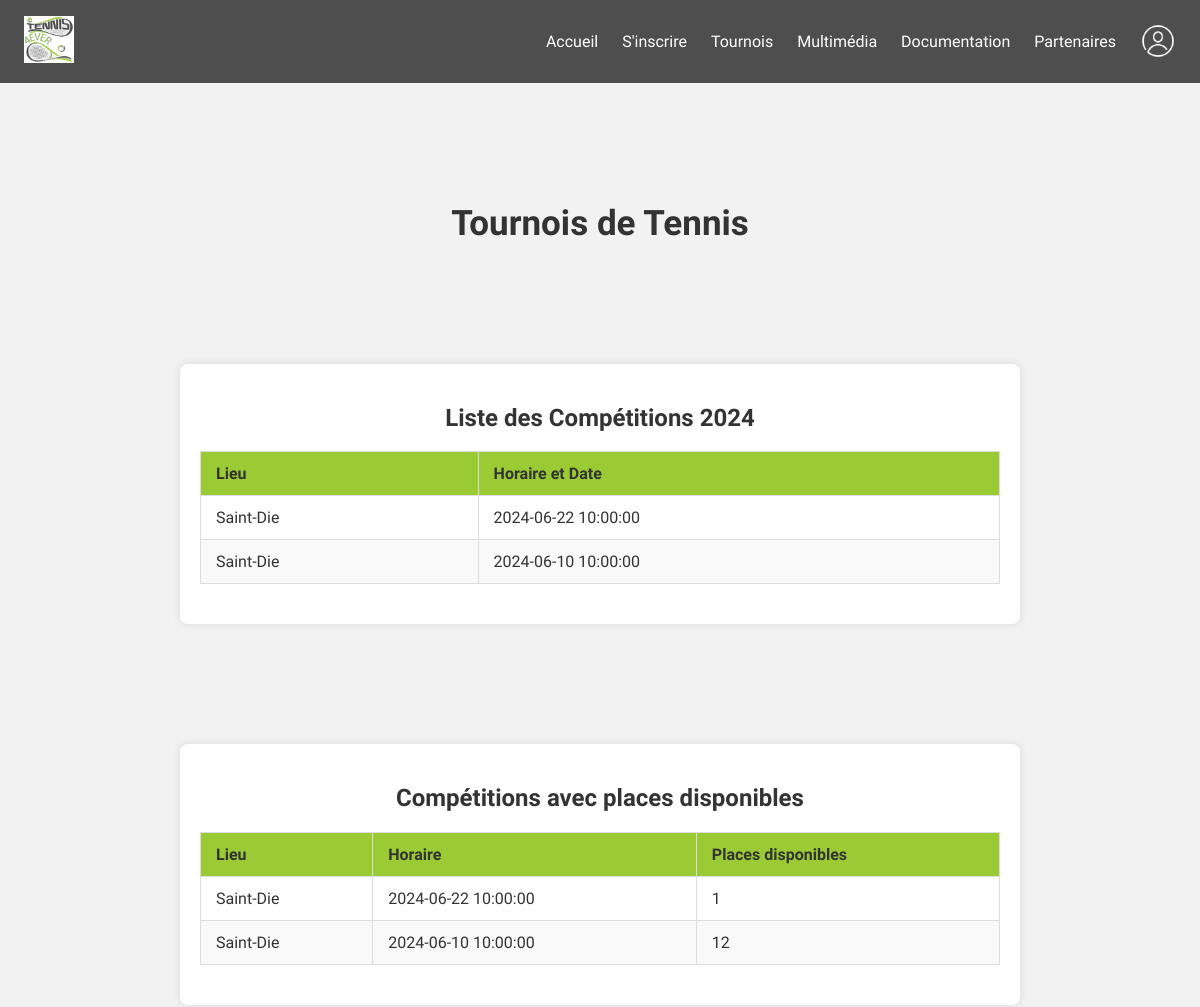
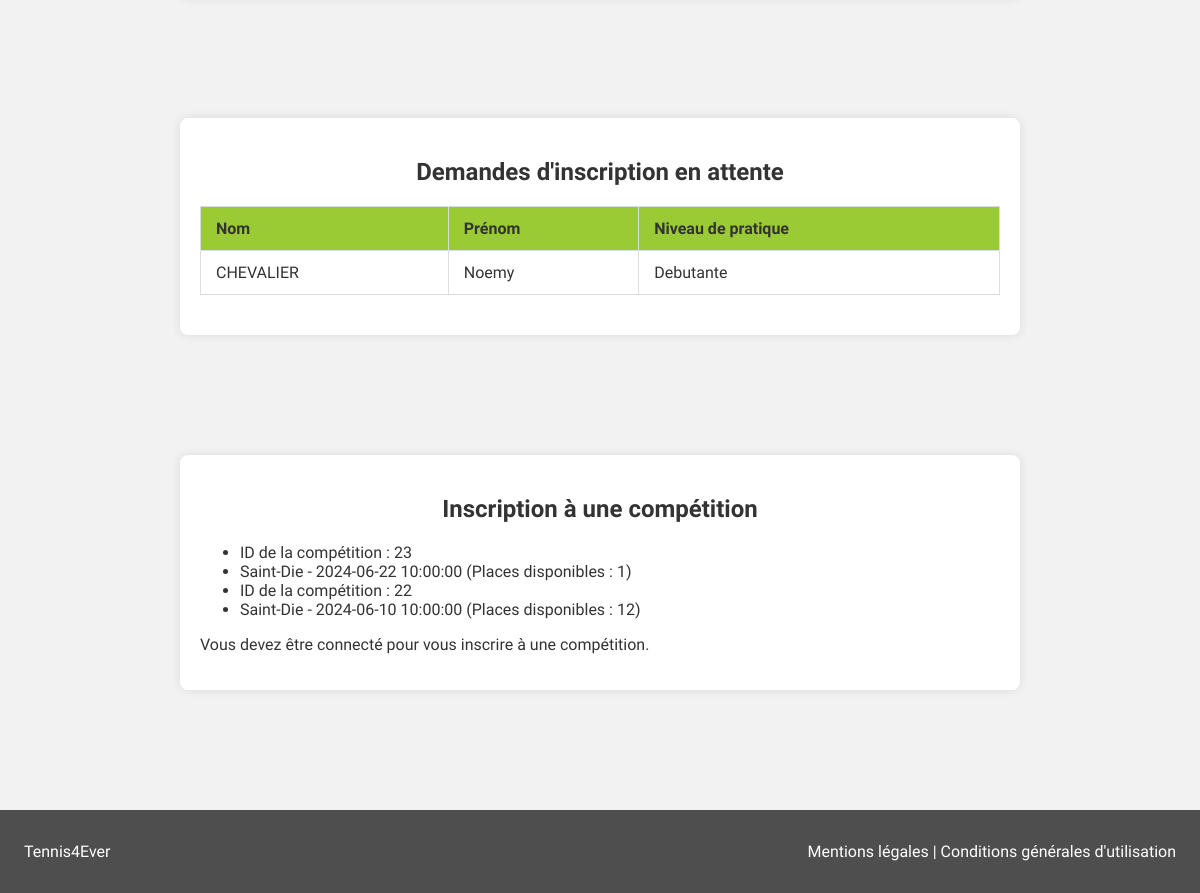
Screenshot of /src/Web/gestion_tournois.php with the database file from the repository (2 pictures, top to bottom).
### tables this page shows
CREATE TABLE `competitions` (
  `id` int(11) NOT NULL,
  `lieu` varchar(255) NOT NULL,
  `horaire` datetime NOT NULL,
  `joueurs_necessaires` int(11) NOT NULL,
  `places_disponibles` int(11) NOT NULL
);

CREATE TABLE `demandes_inscription` (
  `id` int(11) NOT NULL,
  `nom` varchar(255) NOT NULL,
  `prenom` varchar(255) NOT NULL,
  `niveau_pratique` varchar(50) NOT NULL,
  `etat` varchar(20) DEFAULT 'en_attente',
  `date_demande` timestamp NULL DEFAULT CURRENT_TIMESTAMP
);

### src/Web/gestion_tournois.php (the view, shortened to what this page needs)
<?php
require ('header1.php');
require ('connexion.php');
$isUserLoggedIn = isset($_SESSION['loggedin']) && $_SESSION['loggedin'] === true;
?>
<html>
<head>
    <link href="css/tournois.css" rel="stylesheet" />
</head>
<body>
    <div class="title">
        <h2>Tournois de Tennis</h2>
    </div>
    <div class="form-container">
        <h2>Liste des Compétitions 2024</h2>
        <table class="competition-table">
            <thead>
                <tr>
                    <th>Lieu</th>
                    <th>Horaire et Date</th>
                </tr>
            </thead>
            <tbody>
                <?php
                $sql = "SELECT lieu, horaire FROM competitions";
                $result = $conn->query($sql);
                if ($result->num_rows > 0) {
                    while ($row = $result->fetch_assoc()) {
                        echo "<tr>";
                        echo "<td>" . htmlspecialchars($row['lieu']) . "</td>";
                        echo "<td>" . htmlspecialchars($row['horaire']) . "</td>";
                        echo "</tr>";
                    }
                } else {
                    echo "<tr><td colspan='2'>Aucune compétition trouvée</td></tr>";
                }
                ?>
            </tbody>
        </table>
    </div>
    <div class="form-container">
        <h2>Compétitions avec places disponibles</h2>
        <table class="competition-table">
            <thead>
                <tr>
                    <th>Lieu</th>
                    <th>Horaire</th>
                    <th>Places disponibles</th>
                </tr>
            </thead>
            <tbody>
                <?php
                $sql = "SELECT lieu, horaire, places_disponibles FROM competitions WHERE places_disponibles > 0";
                $result = $conn->query($sql);
                if ($result->num_rows > 0) {
                    while ($row = $result->fetch_assoc()) {
                        echo "<tr>";
                        echo "<td>" . htmlspecialchars($row['lieu']) . "</td>";
                        echo "<td>" . htmlspecialchars($row['horaire']) . "</td>";
                        echo "<td>" . htmlspecialchars($row['places_disponibles']) . "</td>";
                        echo "</tr>";
                    }
                } else {
                    echo "<tr><td colspan='3'>Aucune compétition avec places disponibles</td></tr>";
                }
                ?>
            </tbody>
        </table>
    </div>
    <div class="form-container">
        <table class="competition-table">
            <h2>Demandes d'inscription en attente</h2>
            <thead>
                <tr>
                    <th>Nom</th>
                    <th>Prénom</th>
                    <th>Niveau de pratique</th>
                </tr>
            </thead>
            <tbody>
                <?php
                $sql = "SELECT * FROM demandes_inscription WHERE etat = 'en_attente'";
                $result = $conn->query($sql);
                if ($result->num_rows > 0) {
                    while ($row = $result->fetch_assoc()) {
                        echo "<tr>";
                        echo "<td>" . htmlspecialchars($row['nom']) . "</td>";
                        echo "<td>" . htmlspecialchars($row['prenom']) . "</td>";
                        echo "<td>" . htmlspecialchars($row['niveau_pratique']) . "</td>";
                        echo "</tr>";
                    }
                } else {
                    echo "Aucune demande d'inscription en attente.";
                }
                ?>
            </tbody>
        </table>
    </div>
    <div class="form-container">
        <h2>Inscription à une compétition</h2>
        <?php
        $sql = "SELECT * FROM competitions WHERE places_disponibles > 0";
        $result = $conn->query($sql);
        if ($result->num_rows > 0) {
            echo "<form action='ajouter_inscription.php' method='post'>";
            echo "<ul>";
            while ($row = $result->fetch_assoc()) {
                echo "<li>ID de la compétition : " . htmlspecialchars($row['id']) . "</li>";
                echo "<li>" . htmlspecialchars($row['lieu']) . " - " . htmlspecialchars($row['horaire']) . " (Places disponibles : " . htmlspecialchars($row['places_disponibles']) . ")</li>";
            }
            echo "</ul>";
            if ($isUserLoggedIn) {
                echo "<input type='submit' value='Vous inscrire à une compétition !'>";
            } else {
                echo "<p>Vous devez être connecté pour vous inscrire à une compétition.</p>";
            }
            echo "</form>";
        } else {
            echo "Aucune compétition disponible pour le moment.";
        }
        ?>
    </div>
    <?php require ('footer.php'); ?>
</body>
</html>

### src/Web/css/header1.css (style rules this page uses)
body { margin: 0; }

### src/Web/css/tournois.css (style rules this page uses)
body { font-family: "Shippori Mincho", serif; background-color: #f2f2f2; margin: 0; padding: 0; color: #333; }
.title h2 { color: #333; text-align: center; margin-top: 10vw; font-size: 35px; font-weight: bold; }
.form-container { background: #fff; padding: 20px; margin: 10vw auto; border-radius: 8px; box-shadow: 0 0 10px rgba(0, 0, 0, 0.1); max-width: 800px; }
.form-container h2 { font-size: 24px; margin-bottom: 9w; text-align: center; }
table.competition-table { width: 100%; border-collapse: collapse; margin-bottom: 20px; }
table.competition-table thead { background-color: #9acb34; color: #333; }
table.competition-table th, table.competition-table td { padding: 12px 15px; text-align: left; border: 1px solid #ddd; }
table.competition-table tbody tr:nth-child(even) { background-color: #f9f9f9; }

### src/Web/css/footer.css (style rules this page uses)
body { margin: 0; }

### rows the page displays
competitions: lieu "Saint-Die", horaire "2024-06-22 10:00:00", places_disponibles "1", id "23"
competitions: lieu "Saint-Die", horaire "2024-06-10 10:00:00", places_disponibles "12", id "22"
demandes_inscription: nom "CHEVALIER", prenom "Noemy", niveau_pratique "Debutante"
